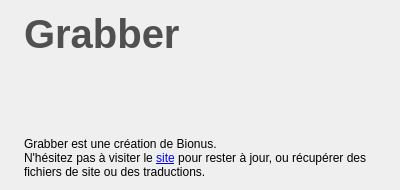
<?xml version="1.0" encoding="UTF-8"?>
<ui version="4.0">
 <class>aboutWindow</class>
 <widget class="QWidget" name="aboutWindow">
  <property name="geometry">
   <rect>
    <x>0</x>
    <y>0</y>
    <width>400</width>
    <height>190</height>
   </rect>
  </property>
  <property name="sizePolicy">
   <sizepolicy hsizetype="Fixed" vsizetype="Fixed">
    <horstretch>0</horstretch>
    <verstretch>0</verstretch>
   </sizepolicy>
  </property>
  <property name="windowTitle">
   <string>À propos de Grabber</string>
  </property>
  <property name="windowIcon">
   <iconset resource="../resources.qrc">
    <normaloff>:/images/icon.ico</normaloff>:/images/icon.ico</iconset>
  </property>
  <layout class="QHBoxLayout" name="horizontalLayout" stretch="0,1">
   <item>
    <widget class="QLabel" name="label">
     <property name="text">
      <string/>
     </property>
     <property name="pixmap">
      <pixmap resource="../resources.qrc">:/images/icon.png</pixmap>
     </property>
    </widget>
   </item>
   <item>
    <layout class="QVBoxLayout" name="verticalLayout">
     <item>
      <widget class="QLabel" name="label_2">
       <property name="text">
        <string>&lt;span style=&quot; font-size:30pt; font-weight:600; color:#505050;&quot;&gt;Grabber&lt;/p&gt;</string>
       </property>
      </widget>
     </item>
     <item>
      <widget class="QLabel" name="labelCurrent">
       <property name="text">
        <string/>
       </property>
      </widget>
     </item>
     <item>
      <widget class="QLabel" name="labelMessage">
       <property name="text">
        <string/>
       </property>
      </widget>
     </item>
     <item>
      <widget class="QLabel" name="label_5">
       <property name="text">
        <string>Grabber est une création de Bionus.&lt;br/&gt;N'hésitez pas à visiter le &lt;a href=&quot;http://code.google.com/p/imgbrd-grabber/&quot;&gt;site&lt;/a&gt; pour rester à jour, ou récupérer des fichiers de site ou des traductions.</string>
       </property>
       <property name="textFormat">
        <enum>Qt::RichText</enum>
       </property>
       <property name="wordWrap">
        <bool>true</bool>
       </property>
      </widget>
     </item>
    </layout>
   </item>
  </layout>
 </widget>
 <resources>
  <include location="../resources.qrc"/>
 </resources>
 <connections/>
</ui>
